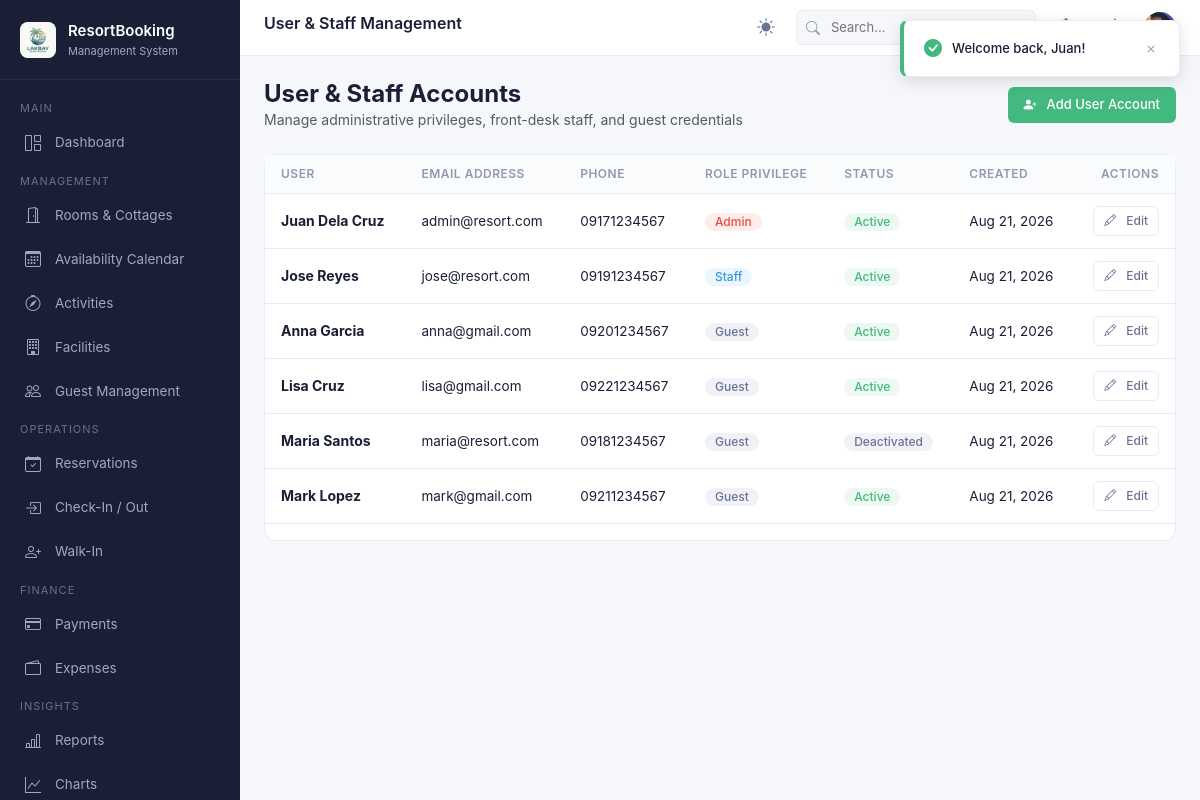
The page /admin/users.php (signed in) on the database its author committed.
### tables this page shows
CREATE TABLE `users` (
  `UserId` int NOT NULL AUTO_INCREMENT,
  `RoleId` int NOT NULL,
  `FirstName` varchar(100) NOT NULL,
  `LastName` varchar(100) NOT NULL,
  `Email` varchar(255) NOT NULL,
  `PasswordHash` varchar(500) NOT NULL,
  `PhoneNumber` varchar(20) DEFAULT NULL,
  `Address` longtext,
  `ProfileImage` varchar(500) DEFAULT NULL,
  `IsActive` tinyint(1) NOT NULL,
  `CreatedAt` datetime(6) NOT NULL,
  `UpdatedAt` datetime(6) NOT NULL,
  PRIMARY KEY (`UserId`),
  UNIQUE KEY `IX_Users_Email` (`Email`),
  KEY `IX_Users_RoleId` (`RoleId`),
  CONSTRAINT `FK_Users_Roles_RoleId` FOREIGN KEY (`RoleId`) REFERENCES `roles` (`RoleId`) ON DELETE CASCADE
);

CREATE TABLE `roles` (
  `RoleId` int NOT NULL AUTO_INCREMENT,
  `RoleName` varchar(50) NOT NULL,
  `Description` varchar(255) DEFAULT NULL,
  `CreatedAt` datetime(6) NOT NULL,
  PRIMARY KEY (`RoleId`)
);

### config/database.php (called while the page is built, shortened)
<?php
function url($path = '') {
    $path = '/' . ltrim($path, '/');
    return BASE_URL . $path;
}
function asset($path = '') {
    return url($path);
}

### includes/auth.php (called while the page is built, shortened)
<?php
require_once __DIR__ . '/../config/database.php';
function isLoggedIn() {
    return isset($_SESSION['user_id']) && !empty($_SESSION['user_id']);
}
function currentUser() {
    return [
        'id' => $_SESSION['user_id'],
        'name' => $_SESSION['user_name'] ?? 'User',
        'email' => $_SESSION['user_email'] ?? '',
        'role' => $_SESSION['user_role'] ?? 'Guest',
        'image' => $_SESSION['profile_image'] ?? null
    ];
}

### includes/functions.php (called while the page is built, shortened)
<?php
require_once __DIR__ . '/../config/database.php';
require_once __DIR__ . '/auth.php';
function formatDate($dateStr, $format = 'M d, Y') {
    $time = strtotime($dateStr);
    return $time ? date($format, $time) : '-';
}
function getFlash() {
    if (isset($_SESSION['flash'])) {
        $flash = $_SESSION['flash'];
        return $flash;
    }
    return null;
}

### admin/users.php (the view, shortened to what this page needs)
<?php
$pageTitle = 'User & Staff Management';
require_once __DIR__ . '/../config/database.php';
require_once __DIR__ . '/../includes/auth.php';
require_once __DIR__ . '/../includes/functions.php';
$users = $pdo->query("SELECT u.*, r.RoleName FROM users u JOIN roles r ON u.RoleId = r.RoleId ORDER BY u.RoleId ASC, u.FirstName ASC")->fetchAll();
include __DIR__ . '/../includes/header.php';
?>
<div class="d-flex justify-content-between align-items-center mb-4 flex-wrap gap-2">
    <div>
        <h4 style="margin:0; font-weight:700;">User & Staff Accounts</h4>
        <p class="text-muted" style="margin:0; font-size:14px;">Manage administrative privileges, front-desk staff, and guest credentials</p>
    </div>
    <button type="button" class="btn btn-primary" onclick="new bootstrap.Modal(document.getElementById('addUserModal')).show()">
        <i class="bi bi-person-plus-fill me-1"></i> Add User Account
    </button>
</div>
<div class="card">
    <div class="table-wrapper">
        <table class="table">
            <thead>
                <tr>
                    <th>User</th>
                    <th>Email Address</th>
                    <th>Phone</th>
                    <th>Role Privilege</th>
                    <th>Status</th>
                    <th>Created</th>
                    <th style="text-align:right;">Actions</th>
                </tr>
            </thead>
            <tbody>
                <?php foreach ($users as $u):
                    $roleCls = $u['RoleId'] == 1 ? 'badge-danger' : ($u['RoleId'] == 2 ? 'badge-info' : 'badge-secondary');
                ?>
                    <tr>
                        <td>
                            <strong style="font-size:14px;"><?= htmlspecialchars(trim($u['FirstName'] . ' ' . $u['LastName'])) ?></strong>
                        </td>
                        <td><?= htmlspecialchars($u['Email']) ?></td>
                        <td><?= htmlspecialchars($u['PhoneNumber'] ?: '-') ?></td>
                        <td><span class="badge <?= $roleCls ?>"><?= htmlspecialchars($u['RoleName']) ?></span></td>
                        <td>
                            <a href="<?= url('/admin/users.php?toggle=' . $u['UserId']) ?>" class="badge <?= $u['IsActive'] ? 'badge-success' : 'badge-secondary' ?>" style="text-decoration:none;" title="Click to toggle">
                                <?= $u['IsActive'] ? 'Active' : 'Deactivated' ?>
                            </a>
                        </td>
                        <td><?= formatDate($u['CreatedAt']) ?></td>
                        <td style="text-align:right;">
                            <button type="button" class="btn btn-sm btn-outline" onclick='openEditUserModal(<?= json_encode($u) ?>)'>
                                <i class="bi bi-pencil me-1"></i> Edit
                            </button>
                        </td>
                    </tr>
                <?php endforeach; ?>
            </tbody>
        </table>
    </div>
</div>
<?php include __DIR__ . '/../includes/footer.php'; ?>

### includes/header.php (shortened to what this page needs)
<?php
require_once __DIR__ . '/../config/database.php';
require_once __DIR__ . '/auth.php';
require_once __DIR__ . '/functions.php';
$pageTitle = isset($pageTitle) ? $pageTitle : 'Resort Booking System';
$user = currentUser();
$flash = getFlash();
?>
<!DOCTYPE html>
<html lang="en" data-theme="light">
<head>
    <link href="https://cdn.jsdelivr.net/npm/bootstrap@5.3.3/dist/css/bootstrap.min.css" rel="stylesheet" />
    <link href="https://cdn.jsdelivr.net/npm/bootstrap-icons@1.11.3/font/bootstrap-icons.css" rel="stylesheet" />
    <link href="<?= asset('/assets/css/site.css') ?>" rel="stylesheet" />
    <link href="<?= asset('/css/site.css') ?>" rel="stylesheet" />
</head>
<body>
    <div class="app-wrapper">
        <?php include __DIR__ . '/sidebar.php'; ?>
        <div class="main-content">
            <header class="top-header">
                <div class="header-left">
                    <h6 class="header-title"><?= htmlspecialchars($pageTitle) ?></h6>
                </div>
                <div class="header-right">
                    <button class="theme-toggle" id="themeToggle" title="Toggle dark/light mode">
                        <i class="bi bi-sun-fill icon-sun"></i>
                    </button>
                    <div class="header-search">
                        <i class="bi bi-search"></i>
                        <input type="text" placeholder="Search..." id="globalSearch" />
                    </div>
                    <div class="notif-dropdown-wrapper">
                        <button class="header-icon-btn" title="Notifications" id="notifBtn">
                            <i class="bi bi-bell"></i>
                        </button>
                    </div>
                    <button class="header-icon-btn" title="Refresh" onclick="location.reload()">
                        <i class="bi bi-arrow-clockwise"></i>
                    </button>
                    <div class="profile-dropdown-wrapper">
                        <div class="header-avatar" title="Profile" id="profileBtn">
                            <?php if (!empty($user['image'])): ?>
                                <img src="<?= asset($user['image']) ?>" alt="Profile" style="width:100%; height:100%; object-fit:cover; border-radius:50%;" />
                            <?php else: ?>
                                <i class="bi bi-person-fill"></i>
                            <?php endif; ?>
                        </div>
                    </div>
                </div>
            </header>
            <div class="top-header-spacer"></div>
            <div class="toast-container" id="toastContainer">
                <?php if ($flash): ?>
                    <div class="toast-alert <?= htmlspecialchars($flash['type']) ?>" id="sessionFlashToast">
                        <span><?= htmlspecialchars($flash['message']) ?></span>
                        <button class="toast-close" onclick="this.parentElement.remove()"><i class="bi bi-x"></i></button>
                    </div>
                <?php endif; ?>
            </div>
            <div class="page-content fade-in">

### rows shown on the page
users: ProfileImage (picture), FirstName+LastName "Juan Dela Cruz", Email "admin@resort.com", PhoneNumber "09171234567", RoleId.RoleName "Admin", IsActive "Active", CreatedAt "Aug 21, 2026"
users: FirstName+LastName "Jose Reyes", Email "jose@resort.com", PhoneNumber "09191234567", RoleId.RoleName "Staff", IsActive "Active", CreatedAt "Aug 21, 2026"
users: FirstName+LastName "Anna Garcia", Email "anna@gmail.com", PhoneNumber "09201234567", RoleId.RoleName "Guest", IsActive "Active", CreatedAt "Aug 21, 2026"
users: FirstName+LastName "Lisa Cruz", Email "lisa@gmail.com", PhoneNumber "09221234567", RoleId.RoleName "Guest", IsActive "Active", CreatedAt "Aug 21, 2026"
users: FirstName+LastName "Maria Santos", Email "maria@resort.com", PhoneNumber "09181234567", RoleId.RoleName "Guest", IsActive "Deactivated", CreatedAt "Aug 21, 2026"
users: FirstName+LastName "Mark Lopez", Email "mark@gmail.com", PhoneNumber "09211234567", RoleId.RoleName "Guest", IsActive "Active", CreatedAt "Aug 21, 2026"

### other values the page prints
$resortSettings['ResortName'] "ResortBooking"
$resortSettings['ResortSubtitle'] "Management System"
$pageTitle "User & Staff Management"
